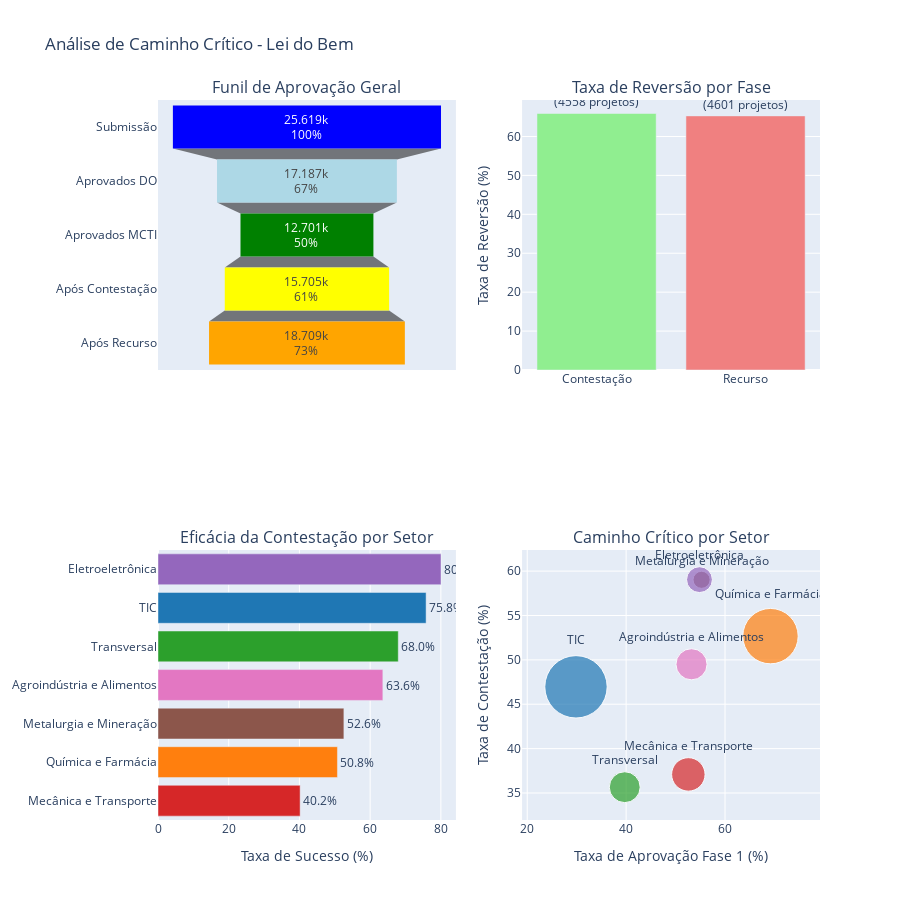

Write notebook code for a chart like this one.
### Markdown cell above
## 4. Análise de Caminho Crítico - Onde os Projetos São Barrados

Vamos identificar em qual fase do processo a maioria dos projetos é rejeitada,
e analisar a eficácia de cada fase subsequente (contestação e recurso).

### Code cell
# CHUNK 6: Análise de Caminho Crítico (Fases de Avaliação)

def analise_caminho_critico(df):
    """
    Analisa o fluxo de projetos através das fases e identifica gargalos.
    """
    # Criar DataFrame de fluxo
    fluxo = pd.DataFrame()
    
    # Fase 1: Todos os projetos
    total_projetos = len(df)
    fluxo = pd.concat([fluxo, pd.DataFrame({
        'Fase': ['Submissão'],
        'Projetos': [total_projetos],
        'Taxa_Sucesso': [100.0]
    })])
    
    # Fase 1: Decisão DO
    aprovados_do = (df['do_resultado_analise'] == 'Recomendado').sum()
    fluxo = pd.concat([fluxo, pd.DataFrame({
        'Fase': ['Fase 1 - DO'],
        'Projetos': [aprovados_do],
        'Taxa_Sucesso': [(aprovados_do/total_projetos)*100]
    })])
    
    # Fase 1: Decisão MCTI (decisiva)
    aprovados_mcti = (df['p_resultado_analise'] == 'Recomendado').sum()
    fluxo = pd.concat([fluxo, pd.DataFrame({
        'Fase': ['Fase 1 - MCTI'],
        'Projetos': [aprovados_mcti],
        'Taxa_Sucesso': [(aprovados_mcti/total_projetos)*100]
    })])
    
    # Fase 2: Contestação (apenas rejeitados)
    rejeitados_fase1 = df[df['p_resultado_analise'] == 'Não Recomendado']
    entraram_contestacao = rejeitados_fase1['teve_contestacao'].sum()
    aprovados_contestacao = (df['p_c_resultado_analise'] == 'Recomendado').sum()
    
    # Fase 3: Recurso
    entraram_recurso = df['teve_recurso'].sum()
    aprovados_recurso = (df['ra_resultado_analise'] == 'Recomendado').sum()
    
    # Análise por setor
    fig = make_subplots(
        rows=2, cols=2,
        subplot_titles=('Funil de Aprovação Geral',
                       'Taxa de Reversão por Fase',
                       'Eficácia da Contestação por Setor',
                       'Caminho Crítico por Setor'),
        specs=[[{'type': 'funnel'}, {'type': 'bar'}],
               [{'type': 'bar'}, {'type': 'scatter'}]]
    )
    
    # Plot 1: Funil geral
    funil_data = [
        {'Fase': 'Submissão', 'Quantidade': total_projetos},
        {'Fase': 'Aprovados DO', 'Quantidade': aprovados_do},
        {'Fase': 'Aprovados MCTI', 'Quantidade': aprovados_mcti},
        {'Fase': 'Após Contestação', 'Quantidade': aprovados_mcti + aprovados_contestacao},
        {'Fase': 'Após Recurso', 'Quantidade': aprovados_mcti + aprovados_contestacao + aprovados_recurso}
    ]
    
    fig.add_trace(
        go.Funnel(
            y=[d['Fase'] for d in funil_data],
            x=[d['Quantidade'] for d in funil_data],
            textinfo="value+percent initial",
            marker=dict(color=['blue', 'lightblue', 'green', 'yellow', 'orange'])
        ),
        row=1, col=1
    )
    
    # Plot 2: Taxa de reversão
    reversao_data = []
    if entraram_contestacao > 0:
        reversao_data.append({
            'Fase': 'Contestação',
            'Taxa_Reversao': (aprovados_contestacao / entraram_contestacao) * 100,
            'Total': entraram_contestacao
        })
    if entraram_recurso > 0:
        reversao_data.append({
            'Fase': 'Recurso',
            'Taxa_Reversao': (aprovados_recurso / entraram_recurso) * 100,
            'Total': entraram_recurso
        })
    
    if reversao_data:
        reversao_df = pd.DataFrame(reversao_data)
        fig.add_trace(
            go.Bar(
                x=reversao_df['Fase'],
                y=reversao_df['Taxa_Reversao'],
                text=[f"{t:.1f}%<br>({int(n)} projetos)" 
                      for t, n in zip(reversao_df['Taxa_Reversao'], reversao_df['Total'])],
                textposition='outside',
                marker_color=['lightgreen', 'lightcoral']
            ),
            row=1, col=2
        )
    
    # Plot 3: Eficácia da contestação por setor
    eficacia_setor = []
    for setor in df['setor'].unique():
        setor_df = df[df['setor'] == setor]
        rejeitados_setor = setor_df[setor_df['p_resultado_analise'] == 'Não Recomendado']
        contestaram = rejeitados_setor['teve_contestacao'].sum()
        aprovados_cont = (setor_df['p_c_resultado_analise'] == 'Recomendado').sum()
        
        if contestaram > 0:
            eficacia_setor.append({
                'Setor': setor,
                'Taxa_Sucesso_Contestacao': (aprovados_cont / contestaram) * 100,
                'Contestacoes': contestaram
            })
    
    if eficacia_setor:
        eficacia_df = pd.DataFrame(eficacia_setor).sort_values('Taxa_Sucesso_Contestacao')
        fig.add_trace(
            go.Bar(
                x=eficacia_df['Taxa_Sucesso_Contestacao'],
                y=eficacia_df['Setor'],
                orientation='h',
                text=[f"{t:.1f}%" for t in eficacia_df['Taxa_Sucesso_Contestacao']],
                textposition='outside',
                marker_color=[CORES_SETORES.get(s, 'gray') for s in eficacia_df['Setor']]
            ),
            row=2, col=1
        )
    
    # Plot 4: Caminho crítico por setor (scatter)
    caminho_setor = []
    for setor in df['setor'].unique():
        setor_df = df[df['setor'] == setor]
        total_setor = len(setor_df)
        aprovados_fase1 = (setor_df['p_resultado_analise'] == 'Recomendado').sum()
        taxa_fase1 = (aprovados_fase1 / total_setor) * 100
        
        rejeitados = setor_df[setor_df['p_resultado_analise'] == 'Não Recomendado']
        taxa_contestacao = rejeitados['teve_contestacao'].mean() * 100
        
        caminho_setor.append({
            'Setor': setor,
            'Taxa_Aprovacao_Fase1': taxa_fase1,
            'Taxa_Contestacao': taxa_contestacao,
            'Total': total_setor
        })
    
    caminho_df = pd.DataFrame(caminho_setor)
    fig.add_trace(
        go.Scatter(
            x=caminho_df['Taxa_Aprovacao_Fase1'],
            y=caminho_df['Taxa_Contestacao'],
            mode='markers+text',
            text=caminho_df['Setor'],
            textposition='top center',
            marker=dict(
                size=caminho_df['Total']/100,
                color=[CORES_SETORES.get(s, 'gray') for s in caminho_df['Setor']],
                showscale=False
            )
        ),
        row=2, col=2
    )
    
    fig.update_layout(height=900, showlegend=False, 
                      title_text="Análise de Caminho Crítico - Lei do Bem")
    fig.update_xaxes(title_text="Taxa de Aprovação Fase 1 (%)", row=2, col=2)
    fig.update_yaxes(title_text="Taxa de Contestação (%)", row=2, col=2)
    fig.update_xaxes(title_text="Taxa de Sucesso (%)", row=2, col=1)
    fig.update_yaxes(title_text="Taxa de Reversão (%)", row=1, col=2)
    
    fig.show()
    
    # Estatísticas detalhadas
    print("\n🔍 Análise de Caminho Crítico:")
    print(f"\nFase 1 - Análise Inicial:")
    print(f"  Taxa de recomendação DO: {(df['do_resultado_analise'] == 'Recomendado').mean():.1%}")
    print(f"  Taxa de aprovação MCTI: {(df['p_resultado_analise'] == 'Recomendado').mean():.1%}")
    print(f"  Taxa de divergência DO vs MCTI: {df['divergencia_fase1'].mean():.1%}")
    
    print(f"\nFase 2 - Contestação:")
    print(f"  Projetos rejeitados que contestaram: {(entraram_contestacao/len(rejeitados_fase1))*100:.1f}%")
    print(f"  Taxa de sucesso na contestação: {(aprovados_contestacao/entraram_contestacao)*100:.1f}%" if entraram_contestacao > 0 else "  Sem contestações")
    
    print(f"\nFase 3 - Recurso Administrativo:")
    print(f"  Projetos que entraram com recurso: {entraram_recurso}")
    print(f"  Taxa de sucesso no recurso: {(aprovados_recurso/entraram_recurso)*100:.1f}%" if entraram_recurso > 0 else "  Sem recursos")
    
    return caminho_df

# Executar análise
caminho_critico = analise_caminho_critico(df)

### Figure 1 — Plotly figure (JSON) as saved in the notebook; plotly's stock layout.template omitted (floating-point values rounded to 4 significant figures)
{"data": [{"marker": {"color": ["blue", "lightblue", "green", "yellow", "orange"]}, "textinfo": "value+percent initial", "type": "funnel", "x": [25619, 17187, 12701, 15705, 18709], "xaxis": "x", "y": ["Submissão", "Aprovados DO", "Aprovados MCTI", "Após Contestação", "Após Recurso"], "yaxis": "y"}, {"marker": {"color": ["lightgreen", "lightcoral"]}, "text": ["65.9%<br>(4558 projetos)", "65.3%<br>(4601 projetos)"], "textposition": "outside", "type": "bar", "x": ["Contestação", "Recurso"], "xaxis": "x2", "y": [65.91, 65.29], "yaxis": "y2"}, {"marker": {"color": ["#d62728", "#ff7f0e", "#8c564b", "#e377c2", "#2ca02c", "#1f77b4", "#9467bd"]}, "orientation": "h", "text": ["40.2%", "50.8%", "52.6%", "63.6%", "68.0%", "75.8%", "80.0%"], "textposition": "outside", "type": "bar", "x": [40.2, 50.75, 52.57, 63.59, 67.95, 75.82, 80.04], "xaxis": "x3", "y": ["Mecânica e Transporte", "Química e Farmácia", "Metalurgia e Mineração", "Agroindústria e Alimentos", "Transversal", "TIC", "Eletroeletrônica"], "yaxis": "y3"}, {"marker": {"color": ["#2ca02c", "#ff7f0e", "#8c564b", "#e377c2", "#9467bd", "#1f77b4", "#d62728"], "showscale": false, "size": [30.89, 55.39, 17.1, 31.13, 25.84, 62.39, 33.45]}, "mode": "markers+text", "text": ["Transversal", "Química e Farmácia", "Metalurgia e Mineração", "Agroindústria e Alimentos", "Eletroeletrônica", "TIC", "Mecânica e Transporte"], "textposition": "top center", "type": "scatter", "x": [39.72, 69.2, 55.26, 53.23, 54.84, 29.86, 52.59], "xaxis": "x4", "y": [35.65, 52.67, 59.02, 49.5, 59.04, 46.96, 37.09], "yaxis": "y4"}], "layout": {"annotations": [{"font": {"size": 16}, "showarrow": false, "text": "Funil de Aprovação Geral", "x": 0.225, "xanchor": "center", "xref": "paper", "y": 1, "yanchor": "bottom", "yref": "paper"}, {"font": {"size": 16}, "showarrow": false, "text": "Taxa de Reversão por Fase", "x": 0.775, "xanchor": "center", "xref": "paper", "y": 1, "yanchor": "bottom", "yref": "paper"}, {"font": {"size": 16}, "showarrow": false, "text": "Eficácia da Contestação por Setor", "x": 0.225, "xanchor": "center", "xref": "paper", "y": 0.375, "yanchor": "bottom", "yref": "paper"}, {"font": {"size": 16}, "showarrow": false, "text": "Caminho Crítico por Setor", "x": 0.775, "xanchor": "center", "xref": "paper", "y": 0.375, "yanchor": "bottom", "yref": "paper"}], "height": 900, "showlegend": false, "title": {"text": "Análise de Caminho Crítico - Lei do Bem"}, "xaxis": {"anchor": "y", "domain": [0, 0.45]}, "xaxis2": {"anchor": "y2", "domain": [0.55, 1]}, "xaxis3": {"anchor": "y3", "domain": [0, 0.45], "title": {"text": "Taxa de Sucesso (%)"}}, "xaxis4": {"anchor": "y4", "domain": [0.55, 1], "title": {"text": "Taxa de Aprovação Fase 1 (%)"}}, "yaxis": {"anchor": "x", "domain": [0.625, 1]}, "yaxis2": {"anchor": "x2", "domain": [0.625, 1], "title": {"text": "Taxa de Reversão (%)"}}, "yaxis3": {"anchor": "x3", "domain": [0, 0.375]}, "yaxis4": {"anchor": "x4", "domain": [0, 0.375], "title": {"text": "Taxa de Contestação (%)"}}}}
